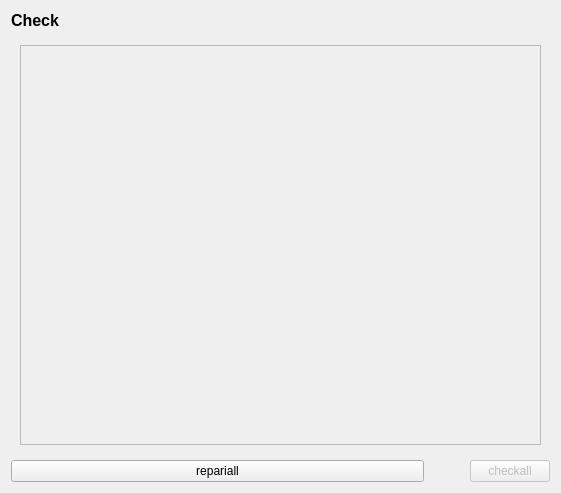
<?xml version="1.0" encoding="UTF-8"?>
<ui version="4.0">
 <class>Form</class>
 <widget class="QWidget" name="Form">
  <property name="geometry">
   <rect>
    <x>0</x>
    <y>0</y>
    <width>561</width>
    <height>493</height>
   </rect>
  </property>
  <property name="windowTitle">
   <string>Form</string>
  </property>
  <layout class="QVBoxLayout" name="verticalLayout">
   <item>
    <widget class="QLabel" name="CheckRig_label">
     <property name="font">
      <font>
       <pointsize>12</pointsize>
       <weight>75</weight>
       <bold>true</bold>
      </font>
     </property>
     <property name="text">
      <string>Check</string>
     </property>
    </widget>
   </item>
   <item>
    <widget class="QWidget" name="check_widget" native="true">
     <layout class="QVBoxLayout" name="verticalLayout_3">
      <item>
       <widget class="QFrame" name="check_frame">
        <property name="frameShape">
         <enum>QFrame::StyledPanel</enum>
        </property>
        <property name="frameShadow">
         <enum>QFrame::Sunken</enum>
        </property>
        <layout class="QVBoxLayout" name="verticalLayout_2">
         <item>
          <layout class="QVBoxLayout" name="check_layout">
           <item>
            <spacer name="verticalSpacer">
             <property name="orientation">
              <enum>Qt::Vertical</enum>
             </property>
             <property name="sizeHint" stdset="0">
              <size>
               <width>20</width>
               <height>40</height>
              </size>
             </property>
            </spacer>
           </item>
          </layout>
         </item>
        </layout>
       </widget>
      </item>
     </layout>
    </widget>
   </item>
   <item>
    <layout class="QHBoxLayout" name="horizontalLayout" stretch="1,0,0">
     <item>
      <widget class="QPushButton" name="check_pushButton">
       <property name="text">
        <string>repariall</string>
       </property>
      </widget>
     </item>
     <item>
      <spacer name="horizontalSpacer">
       <property name="orientation">
        <enum>Qt::Horizontal</enum>
       </property>
       <property name="sizeHint" stdset="0">
        <size>
         <width>40</width>
         <height>20</height>
        </size>
       </property>
      </spacer>
     </item>
     <item>
      <widget class="QPushButton" name="repair_pushButton">
       <property name="enabled">
        <bool>false</bool>
       </property>
       <property name="text">
        <string>checkall</string>
       </property>
      </widget>
     </item>
    </layout>
   </item>
  </layout>
 </widget>
 <resources/>
 <connections/>
</ui>
